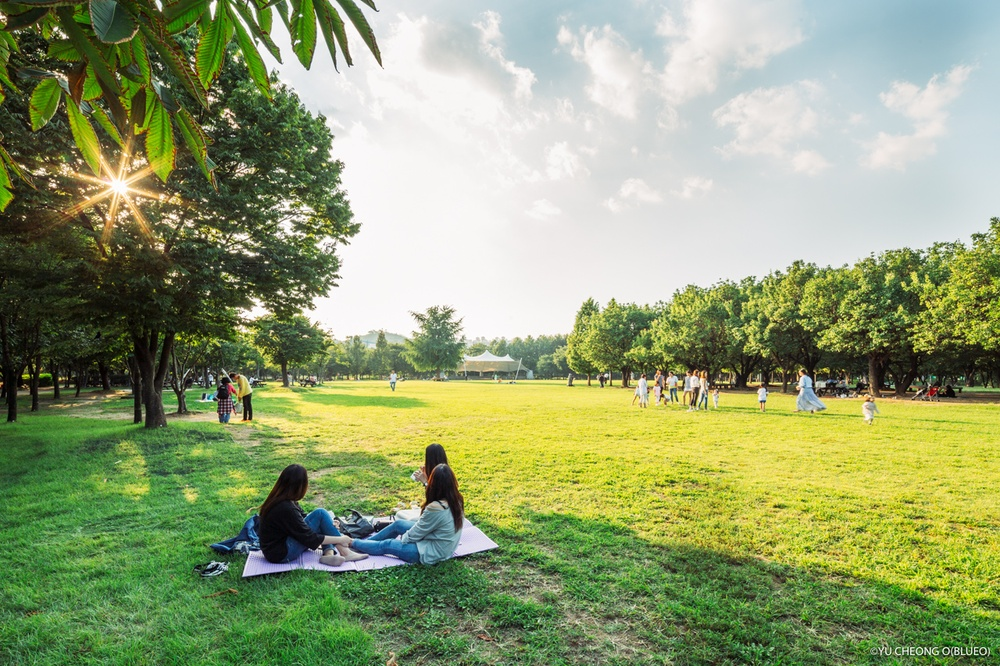
#> input picture 03.이미지응용/사진/공원.jpg, 1000 x 666 px, shrunk from 1280 x 853 before the run, given in place of letters.jpg, which was not available
$ jupyter execute '06_이미지_이진화.ipynb'   (text cells are left out)
#> lines starting #> are read from the running program, lines starting #| are printed output that depends on the picture; after the words box and inside, x2 and y2 are one past the last pixel; in counts of white or black regions, pixels touching at a corner belong together; pictures that were not available may be replaced by others from this repository, and a replacement may not be noted
[cell 1]
import numpy as np
import cv2
from google.colab.patches import cv2_imshow
from google.colab import files
import matplotlib.pyplot as plt

[cell 2]
up = files.upload()
#> the answer given: 공원.jpg

[cell 3]
letter = cv2.imread('letters.jpg')[:, :, ::-1]
img = cv2.imread('letters.jpg', 0)              # 0 --> Gray scale
#> img: shape (666, 1000); min 0, max 255, mean 149.7
plt.figure(figsize=(10, 4))
plt.subplot(121), plt.imshow(letter)
plt.subplot(122), plt.imshow(img, cmap='gray')
plt.show()

[cell 4]
_, th1 = cv2.threshold(img, 128, 255, cv2.THRESH_BINARY)        # 128이 넘으면 255, 아니면 0
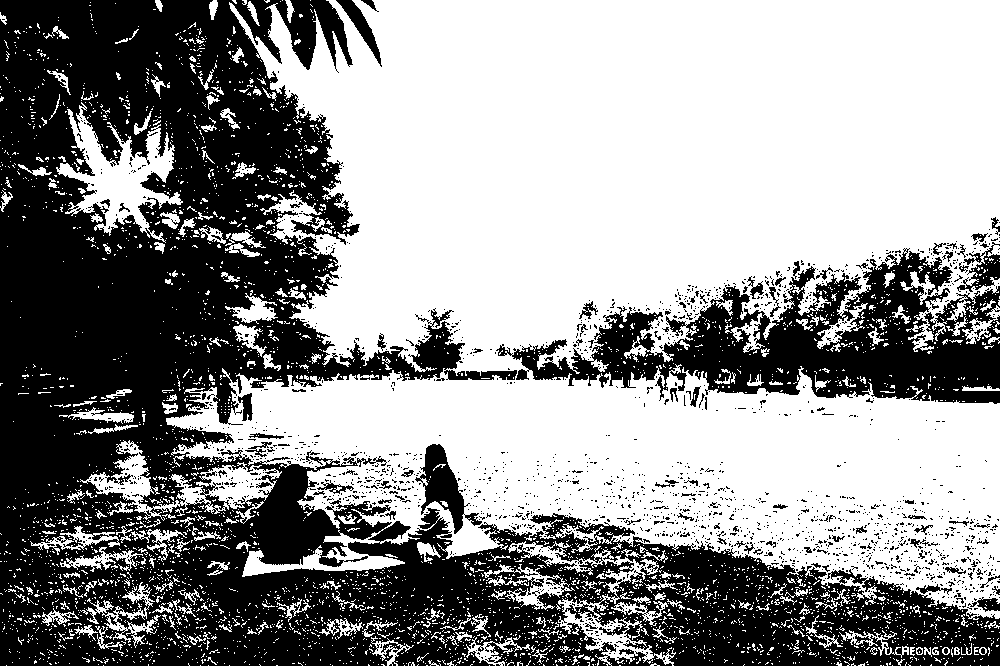
#> th1: shape (666, 1000); 57.6% white; 1974 black regions (1879 under 20 px), largest, box (x1, y1, x2, y2) and area: (0, 0, 1000, 666) 235029, (496, 248, 1000, 404) 33337, (415, 444, 482, 534) 2129
_, th2 = cv2.threshold(img, 128, 255, cv2.THRESH_BINARY_INV)
_, th3 = cv2.threshold(img, 128, 255, cv2.THRESH_TRUNC)
_, th4 = cv2.threshold(img, 128, 255, cv2.THRESH_TOZERO)
_, th5 = cv2.threshold(img, 128, 255, cv2.THRESH_TOZERO_INV)
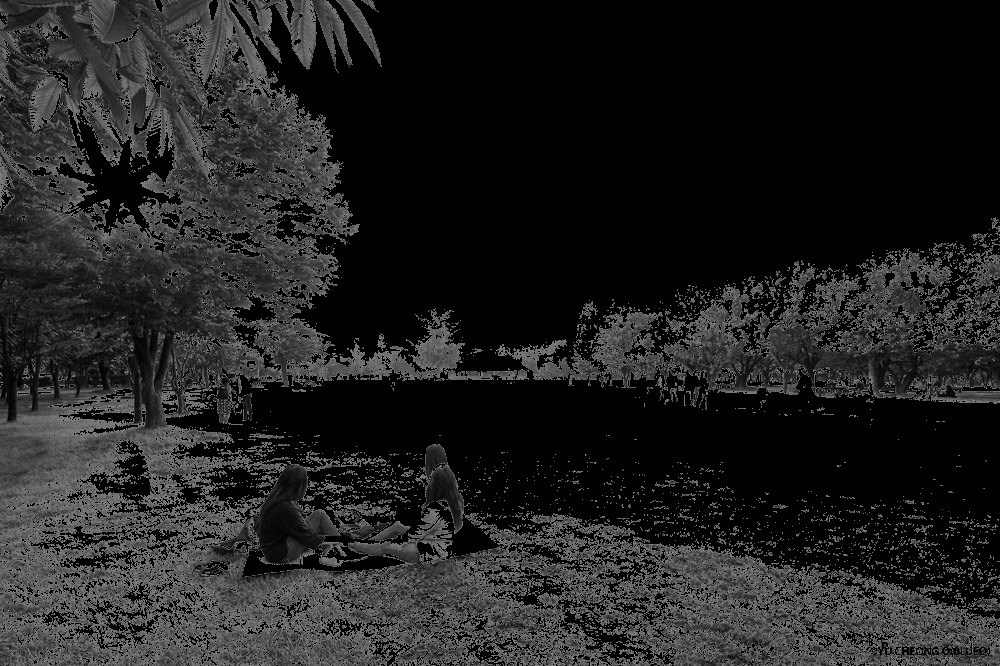
#> th5: shape (666, 1000); min 0, max 128, mean 32.5

[cell 5]
titles = ['Original', 'BINARY', 'BINARY_INV', 'TRUNC', 'TOZERO', 'TOZERO_INV']
images = [img, th1, th2, th3, th4, th5]

[cell 6]
plt.figure(figsize=(14, 7))
for i in range(len(titles)):
    plt.subplot(2, 3, i+1)
    plt.imshow(images[i], cmap='gray')
    plt.title(titles[i])
    plt.xticks([]), plt.yticks([])

plt.show()

[cell 7]
up = files.upload()
#> the answer given: 동물원.jpg

[cell 8]
snow = cv2.imread('snow.jpg')[:, :, ::-1]
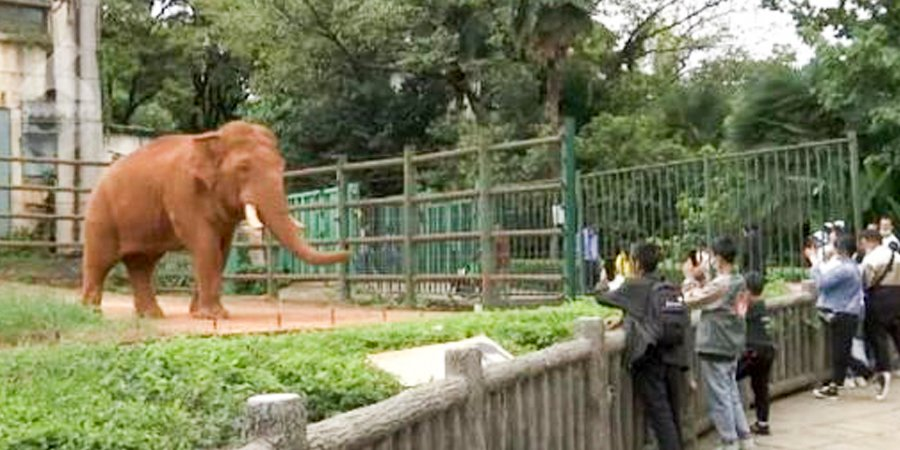
#> input picture 03.이미지응용/사진/동물원.jpg, 900 x 450 px, given in place of snow.jpg, which was not available
img = cv2.imread('snow.jpg', 0)              # 0 --> Gray scale
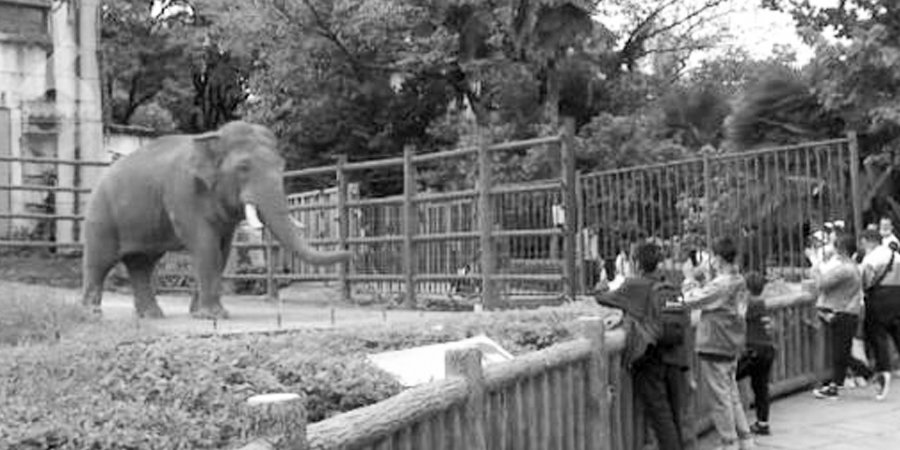
#> img: shape (450, 900); min 0, max 255, mean 119.8
plt.figure(figsize=(10, 4))
plt.subplot(121), plt.imshow(snow)
plt.subplot(122), plt.imshow(img, cmap='gray')
plt.show()

[cell 9]
_, th1 = cv2.threshold(img, 128, 255, cv2.THRESH_BINARY)        # 128이 넘으면 255, 아니면 0
#> th1: shape (450, 900); 40.2% white; 617 white regions (442 under 20 px), largest, box (x1, y1, x2, y2) and area: (0, 0, 626, 450) 107085, (589, 0, 863, 114) 15295, (707, 365, 900, 450) 9916
_, th2 = cv2.threshold(img, 128, 255, cv2.THRESH_BINARY_INV)
_, th3 = cv2.threshold(img, 128, 255, cv2.THRESH_TRUNC)
#> th3: shape (450, 900)
_, th4 = cv2.threshold(img, 128, 255, cv2.THRESH_TOZERO)
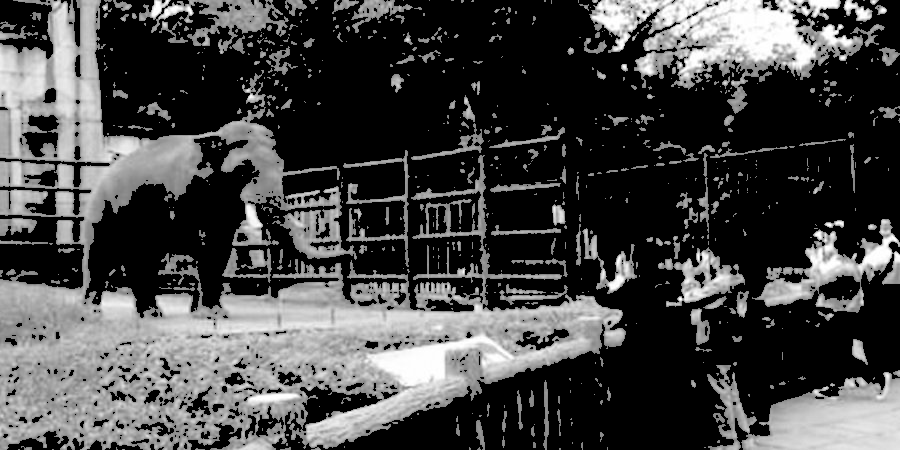
#> th4: shape (450, 900); min 0, max 255, mean 70.5
_, th5 = cv2.threshold(img, 128, 255, cv2.THRESH_TOZERO_INV)
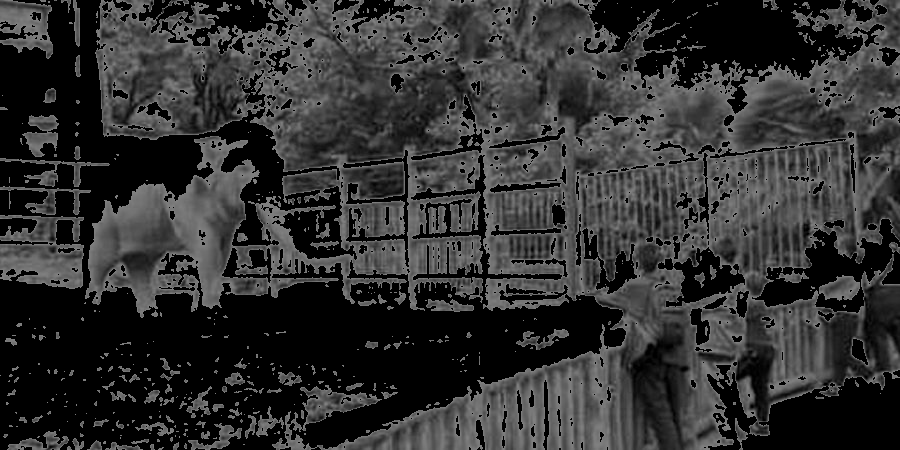
#> th5: shape (450, 900); min 0, max 128, mean 49.3

[cell 10]
titles = ['Original', 'BINARY', 'BINARY_INV', 'TRUNC', 'TOZERO', 'TOZERO_INV']
images = [img, th1, th2, th3, th4, th5]

[cell 11]
plt.figure(figsize=(14, 7))
for i in range(len(titles)):
    plt.subplot(2, 3, i+1)
    plt.imshow(images[i], cmap='gray')
    plt.title(titles[i])
    plt.xticks([]), plt.yticks([])

plt.show()

[cell 12]
_, th1 = cv2.threshold(img, 128, 255, cv2.THRESH_BINARY)
th2 = cv2.adaptiveThreshold(img, 255, cv2.ADAPTIVE_THRESH_MEAN_C, cv2.THRESH_BINARY, 15, 2)
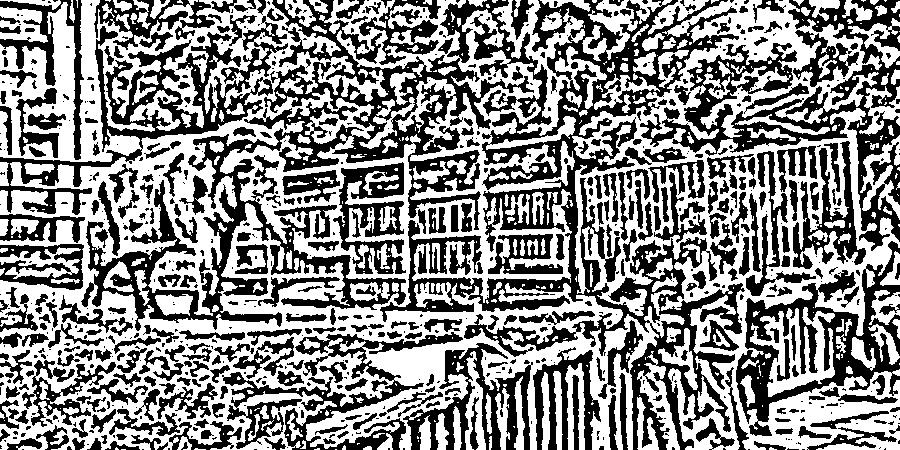
#> th2: shape (450, 900); 53.8% white; 791 black regions (445 under 20 px), largest, box (x1, y1, x2, y2) and area: (81, 0, 745, 450) 65773, (640, 0, 900, 251) 14634, (0, 16, 288, 215) 10505
th3 = cv2.adaptiveThreshold(img, 255, cv2.ADAPTIVE_THRESH_GAUSSIAN_C, cv2.THRESH_BINARY, 15, 2)
#> th3: shape (450, 900); 56.6% white; 1368 black regions (803 under 20 px), largest, box (x1, y1, x2, y2) and area: (244, 0, 517, 193) 13240, (370, 134, 629, 357) 12430, (699, 241, 900, 436) 9544

[cell 13]
titles = ['Original', 'Global', 'Mean', 'Gaussian']
images = [img, th1, th2, th3]

[cell 14]
plt.figure(figsize = (12, 8))
for i in range(4):
    plt.subplot(2, 2, i+1), plt.imshow(images[i], cmap='gray')
    plt.title(titles[i]), plt.xticks([]), plt.yticks([])

plt.show()

[cell 15]
up = files.upload()
#> the answer given: 동물원.jpg

[cell 16]
img = cv2.imread('noise.jpg', 0)
img.shape
#> Out = (450, 900)

[cell 17]
_, th1 = cv2.threshold(img, 128, 255, cv2.THRESH_BINARY)
_, th2 = cv2.threshold(img, 0, 255, cv2.THRESH_BINARY + cv2.THRESH_OTSU)
#> th2: shape (450, 900); 39.6% white; 613 white regions (438 under 20 px), largest, box (x1, y1, x2, y2) and area: (0, 0, 626, 450) 105105, (589, 0, 863, 114) 15118, (707, 365, 900, 450) 9865
blur = cv2.GaussianBlur(img, (5, 5), 0)
_, th3 = cv2.threshold(blur, 0, 255, cv2.THRESH_BINARY + cv2.THRESH_OTSU)
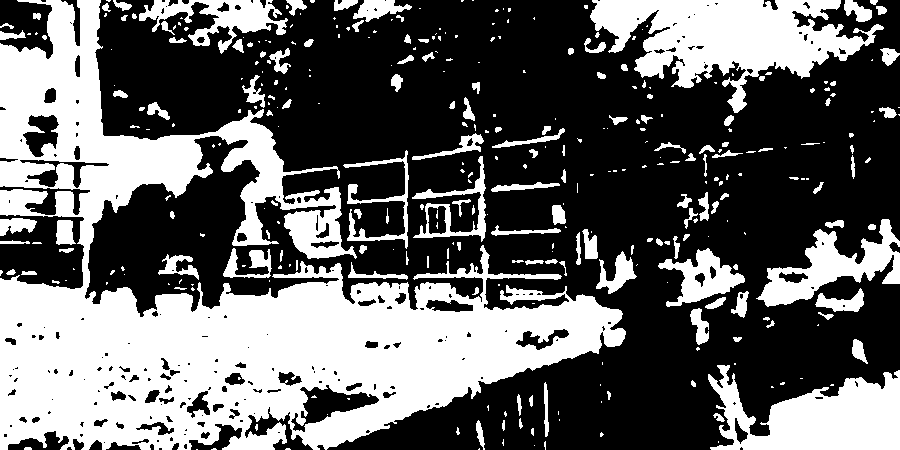
#> th3: shape (450, 900); 39.2% white; 348 white regions (204 under 20 px), largest, box (x1, y1, x2, y2) and area: (0, 0, 626, 450) 104402, (590, 0, 884, 113) 15767, (708, 365, 900, 450) 9892

[cell 18]
images = [img, 0, th1, img, 0, th2, blur, 0, th3]
titles = ['Original','Histogram','Global Thresholding',
          'Original','Histogram','Otsu\'s Thresholding',
          'Original filtered image','Histogram','Otsu\'s Thresholding']

[cell 19]
plt.figure(figsize=(14,10))
for i in range(3):
    plt.subplot(3, 3, i*3+1)
    plt.imshow(images[i*3], cmap='gray')
    plt.title(titles[i*3])
    plt.axis('off')

    plt.subplot(3, 3, i*3+2)
    plt.hist(images[i*3].flatten(), 256)
    plt.title(titles[i*3+1])
    plt.axis('off')

    plt.subplot(3, 3, i*3+3)
    plt.imshow(images[i*3+2], cmap='gray')
    plt.title(titles[i*3+2])
    plt.axis('off')
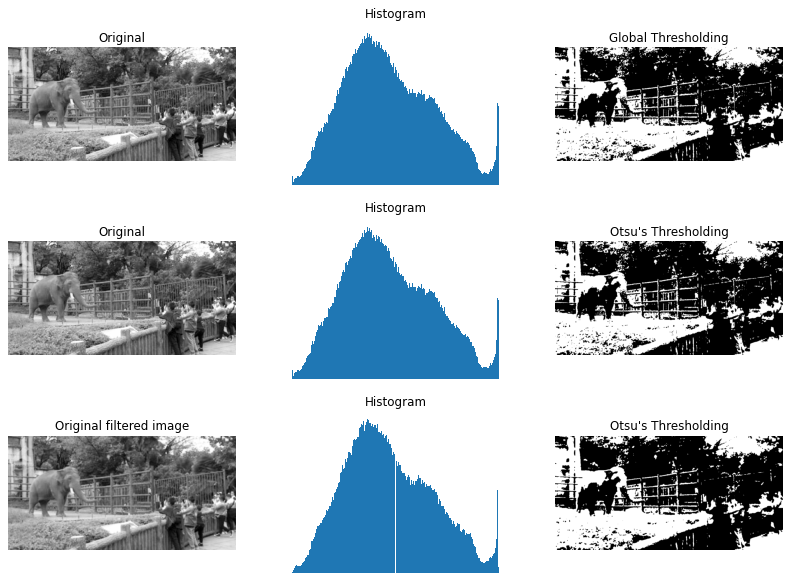
#> figure drawn by matplotlib, 9 panels
